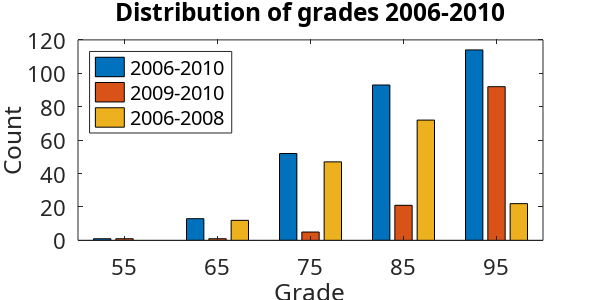

This figure's MATLAB source:
% plots distribution of grades in 526 from past 5 years
% data accessed from
% https://www.secure.pair.ubc.ca/reports/gradesdist_runreport.action 
clear 
close all
year = 2010:-1:2006;
instructor = {"Sakata", "Sakata", "Celik", "Inoue", "Inoue"};
N =   [56    65    65    36    54    ];
avg = [93.52 90.97 81.06 81.94 82.15 ];
sd =  [7.91  6.92  9.52  7.23  5.27  ];
binCenter = 5:10:95;
       % 5 15 25 35 45 55 65 75 85 95
count = [0  0  0  0  0  1  0  1  6 48; ...
	 0  0  0  0  0  0  1  4 15 44; ...
	 0  0  0  0  0  0  8 18 28 11; ...
	 0  0  0  0  0  0  3 11 16  5; ...
	 0  0  0  0  0  0  1 18 28  6;];

total = sum(count);
%total = total/sum(total);
sakata = sum(count(1:2,:));
%sakata = sakata/sum(sakata);
ci = sum(count(3:5,:));
%ci = ci/sum(ci);
inc=total>0;
f = figure;
set (f,'papertype', '<custom>')
set (f,'paperunits','inches');
set (f,'papersize',[6 3])
set (f,'paperposition', [0,0,[6 3]])
%set (f,'defaultaxesposition', [0.1, 0.1, 0.9, 0.9])
set (f,'defaultaxesfontsize', 16)
set (f,'paperorientation','landscape')
h = bar(binCenter(inc)',[total(inc)' sakata(inc)' ci(inc)']);
colormap('bone');
ylabel('Count');
xlabel('Grade');
legend('2006-2010', '2009-2010', '2006-2008', ...
       'fontname','Vera', 'location','northwest');
title('Distribution of grades 2006-2010');
set(gca(),'fontname','Vera');
set(gca(),'fontsize',16);
print('-depsc2','526gradeDist.eps');